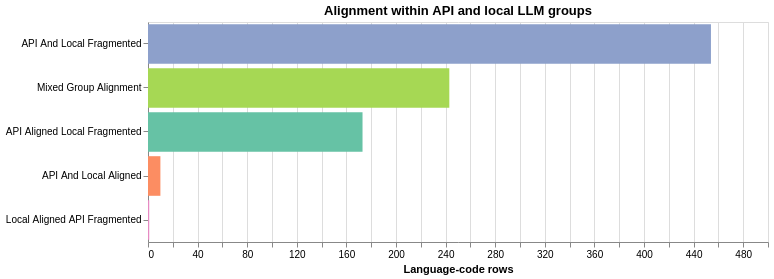

Notebook code for this chart:
### Markdown cell above
## 8.3 Who aligns and who becomes an outlier?

I compare exact-form concentration within API LLMs, local LLMs, machine-translation services, and all LLMs. The resulting service-group pattern does not rank those groups. It records whether agreement is concentrated in one part of the infrastructure and identifies singleton service outliers for close reading.

### Code cell
service_counts = patterns['service_group_pattern'].value_counts().rename_axis('service_group_pattern').reset_index(name='languages')
service_counts['label'] = (service_counts['service_group_pattern'].str.replace('_', ' ').str.title()
                           .str.replace('Api', 'API').str.replace('Llm', 'LLM'))
display(service_counts)

service_chart = alt.Chart(service_counts).mark_bar().encode(
    y=alt.Y('label:N', sort='-x', title=None),
    x=alt.X('languages:Q', title='Language-code rows'),
    color=alt.Color('service_group_pattern:N', legend=None, scale=alt.Scale(scheme='set2')),
).properties(width=620, height=220, title='Alignment within API and local LLM groups')
display(service_chart)
save_chart(service_chart, str(FIGURE_DIR / 'service_group_disagreement_patterns.png'))

print('Rows with an MT/LLM dominant-form split:', int(patterns['has_mt_llm_split'].sum()))
print('Rows with at least one singleton service outlier:', int(patterns['singleton_outlier_service_count'].gt(0).sum()))
display(patterns['singleton_outlier_services'].value_counts().head(15).rename_axis('outlier_services').reset_index(name='languages'))

### Figure 1 — Vega specification as saved in the notebook (floating-point values rounded to 4 significant figures)
{"$schema": "https://vega.github.io/schema/vega/v6.json", "data": [{"name": "source_0"}, {"name": "data_0", "values": [{"label": "API And Local Fragmented", "languages_end": 454.0, "languages_start": 0.0, "service_group_pattern": "api_and_local_fragmented"}, {"label": "Mixed Group Alignment", "languages_end": 243.0, "languages_start": 0.0, "service_group_pattern": "mixed_group_alignment"}, {"label": "API Aligned Local Fragmented", "languages_end": 173.0, "languages_start": 0.0, "service_group_pattern": "api_aligned_local_fragmented"}, {"label": "API And Local Aligned", "languages_end": 10.0, "languages_start": 0.0, "service_group_pattern": "api_and_local_aligned"}, {"label": "Local Aligned API Fragmented", "languages_end": 1.0, "languages_start": 0.0, "service_group_pattern": "local_aligned_api_fragmented"}]}, {"name": "source_0_y_domain_label", "values": [{"label": "API And Local Fragmented", "sort_field": 454}, {"label": "Mixed Group Alignment", "sort_field": 243}, {"label": "API Aligned Local Fragmented", "sort_field": 173}, {"label": "API And Local Aligned", "sort_field": 10}, {"label": "Local Aligned API Fragmented", "sort_field": 1}]}, {"name": "data_0_color_domain_service_group_pattern", "values": [{"service_group_pattern": "api_and_local_fragmented"}, {"service_group_pattern": "mixed_group_alignment"}, {"service_group_pattern": "api_aligned_local_fragmented"}, {"service_group_pattern": "api_and_local_aligned"}, {"service_group_pattern": "local_aligned_api_fragmented"}]}], "marks": [{"type": "rect", "name": "marks", "from": {"data": "data_0"}, "encode": {"update": {"fill": {"field": "service_group_pattern", "scale": "color"}, "x2": {"field": "languages_start", "scale": "x"}, "x": {"field": "languages_end", "scale": "x"}, "y": {"field": "label", "scale": "y"}, "height": {"signal": "max(0.25, bandwidth('y'))"}}}, "style": ["bar"]}], "scales": [{"name": "x", "type": "linear", "domain": {"data": "data_0", "fields": ["languages_start", "languages_end"]}, "range": [0, {"signal": "width"}], "zero": true, "nice": true}, {"name": "y", "type": "band", "domain": {"data": "source_0_y_domain_label", "field": "label", "sort": {"op": "max", "field": "sort_field", "order": "descending"}}, "range": [0, {"signal": "height"}], "paddingInner": 0.1, "paddingOuter": 0.05}, {"name": "color", "type": "ordinal", "domain": {"data": "data_0_color_domain_service_group_pattern", "field": "service_group_pattern", "sort": true}, "range": {"scheme": "set2"}}], "axes": [{"scale": "x", "grid": true, "tickCount": {"signal": "ceil(width/40)"}, "maxExtent": 0, "gridScale": "y", "domain": false, "minExtent": 0, "zindex": 0, "aria": false, "ticks": false, "labels": false, "orient": "bottom"}, {"scale": "x", "zindex": 0, "labelFlush": true, "orient": "bottom", "title": "Language-code rows", "tickCount": {"signal": "ceil(width/40)"}, "grid": false, "labelOverlap": true}, {"scale": "y", "grid": false, "orient": "left", "zindex": 0}], "title": {"text": "Alignment within API and local LLM groups", "frame": "group"}, "background": "white", "width": 620, "height": 220, "style": "cell", "padding": 5}
